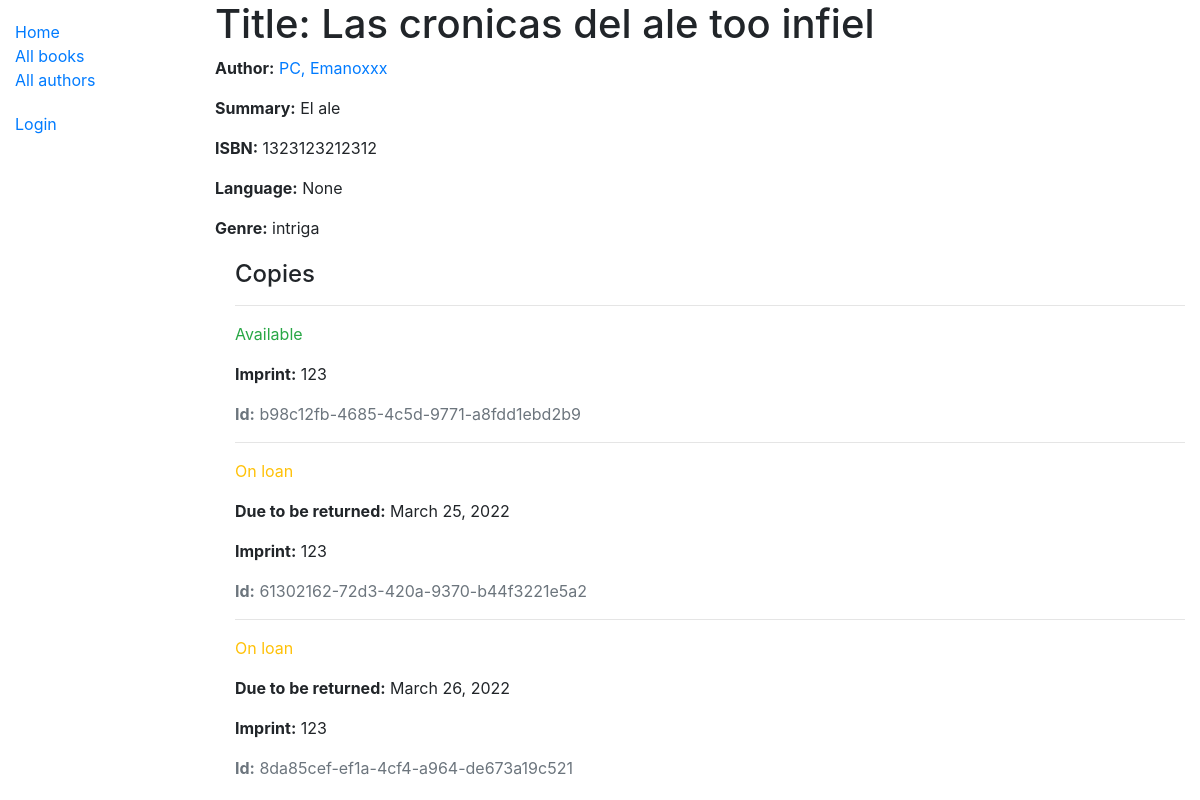
/catalog/book/1, run on the app's committed database.
### catalog/models.py (models this page shows, shortened)
class Book(models.Model):
    title = models.CharField(max_length=200)
    author = models.ForeignKey('Author', on_delete=models.SET_NULL, null=True)
    summary = models.TextField(max_length=1000, help_text="Enter a brief description of the book")
    isbn = models.CharField('ISBN', max_length=13,
                            unique=True,
                            help_text='13 Character <a href="https://www.isbn-international.org/content/what-isbn'
                                      '">ISBN number</a>')
    genre = models.ManyToManyField(Genre, help_text="Select a genre for this book")
    language = models.ForeignKey('Language', on_delete=models.SET_NULL, null=True)
    class Meta:
        ordering = ['title', 'author']
    def display_genre(self):
        """Creates a string for the Genre. This is required to display genre in Admin."""
        return ', '.join([genre.name for genre in self.genre.all()[:3]])
    display_genre.short_description = 'Genre'

class Author(models.Model):
    first_name = models.CharField(max_length=100)
    last_name = models.CharField(max_length=100)
    date_of_birth = models.DateField(null=True, blank=True)
    date_of_death = models.DateField('died', null=True, blank=True)
    class Meta:
        ordering = ['last_name', 'first_name']
    def get_absolute_url(self):
        return reverse('author-detail', args=[str(self.id)])
    def __str__(self):
        return '{0}, {1}'.format(self.last_name, self.first_name)

class Genre(models.Model):
    name = models.CharField(
        max_length=200,
        help_text="Enter a book genre (e.g. Science Fiction, French Poetry etc.)"
        )
    def __str__(self):
        return self.name

class BookInstance(models.Model):
    id = models.UUIDField(primary_key=True, default=uuid.uuid4,
                          help_text="Unique ID for this particular book across whole library")
    book = models.ForeignKey('Book', on_delete=models.RESTRICT, null=True)
    imprint = models.CharField(max_length=200)
    due_back = models.DateField(null=True, blank=True)
    borrower = models.ForeignKey(User, on_delete=models.SET_NULL, null=True, blank=True)
    LOAN_STATUS = (
        ('d', 'Maintenance'),
        ('o', 'On loan'),
        ('a', 'Available'),
        ('r', 'Reserved'),
    )
    status = models.CharField(
        max_length=1,
        choices=LOAN_STATUS,
        blank=True,
        default='d',
        help_text='Book availability')
    class Meta:
        ordering = ['due_back']
        permissions = (("can_mark_returned", "Set book as returned"),)

### catalog/views.py (the view)
# urls.py: path('book/<int:pk>', views.BookDetailView.as_view(), name='book-detail'),
class BookDetailView(generic.DetailView):
    model = Book

### catalog/templates/catalog/book_detail.html
{% extends "base_generic.html" %}
{% block content %}
<h1>Title: {{ book.title }}</h1>
<p><strong>Author:</strong> <a href="{{ book.author.get_absolute_url }}">{{ book.author }}</a></p>
<p><strong>Summary:</strong> {{ book.summary }}</p>
<p><strong>ISBN:</strong> {{ book.isbn }}</p>
<p><strong>Language:</strong> {{ book.language }}</p>
<p><strong>Genre:</strong> {{ book.genre.all|join:", " }}</p>
<div style="margin-left:20px;margin-top:20px">
<h4>Copies</h4>
{% for copy in book.bookinstance_set.all %}
<hr>
<p class="{% if copy.status == 'a' %}text-success{% elif copy.status == 'd' %}text-danger{% else %}text-warning{% endif %}">{{ copy.get_status_display }}</p>
{% if copy.status != 'a' %}<p><strong>Due to be returned:</strong> {{copy.due_back}}</p>{% endif %}
<p><strong>Imprint:</strong> {{copy.imprint}}</p>
<p class="text-muted"><strong>Id:</strong> {{copy.id}}</p>
{% endfor %}
</div>
{% endblock %}

### catalog/templates/base_generic.html (shortened to what this page needs)
<!DOCTYPE html>
<html lang="en">
<head>
  <link rel="stylesheet" href="https://cdn.jsdelivr.net/npm/bootstrap@4.5.3/dist/css/bootstrap.min.css">
  {% load static %}
  <link rel="stylesheet" href="{% static 'css/styles.css' %}">
</head>
<body>
<div class="container-fluid">
<div class="row">
  <div class="col-sm-2">
  {% block sidebar %}
  <ul class="sidebar-nav">
    <li><a href="{% url 'index' %}">Home</a></li>
    <li><a href="{% url 'books' %}">All books</a></li>
    <li><a href="{% url 'authors' %}">All authors</a></li>
  </ul>
  <ul class="sidebar-nav">
   {% if user.is_authenticated %}
     <li>User: {{ user.get_username }}</li>
     <li><a href="{% url 'my-borrowed' %}">My Borrowed</a></li>
     <li><a href="{% url 'logout'%}?next={{request.path}}">Logout</a></li>
   {% else %}
     <li><a href="{% url 'login'%}?next={{request.path}}">Login</a></li>
   {% endif %}
  </ul>
{% endblock %}
  </div>
  <div class="col-sm-10 ">
  {% block content %}{% endblock %}
  </div>
</div>
</div>
</body>
</html>

### catalog/static/css/styles.css (style rules this page uses)
.sidebar-nav { margin-top: 20px; padding: 0; list-style: none; }

### data on the page
Book: title "Las cronicas del ale too infiel", author "PC, Emanoxxx", summary "El ale", isbn "1323123212312", language "None", genre.all "intriga"
BookInstance: status "Available", imprint "123", id "b98c12fb-4685-4c5d-9771-a8fdd1ebd2b9"
BookInstance: status "On loan", due_back "March 25, 2022", imprint "123", id "61302162-72d3-420a-9370-b44f3221e5a2"
BookInstance: status "On loan", due_back "March 26, 2022", imprint "123", id "8da85cef-ef1a-4cf4-a964-de673a19c521"
